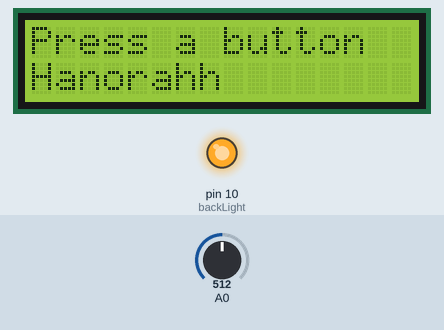
Bench run of a sketch on a simulated Arduino Uno, built with avr-gcc and run on an emulated ATmega328P. Shown: 16×2 character LCD, output pins drawn as LEDs (lit = HIGH). Inputs (shaded band) come from the test bench; at power-on: A0 = 512. Random numbers use the default seed unless the sketch sets one.

Above: at 1.2 s.
1.3 s: A0 set to 538
4.2 s: A0 set to 562
At 4.56 s:
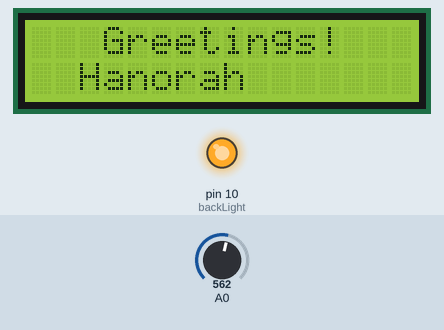
6.8 s: A0 set to 774
9.8 s: A0 set to 806
At 10.06 s:
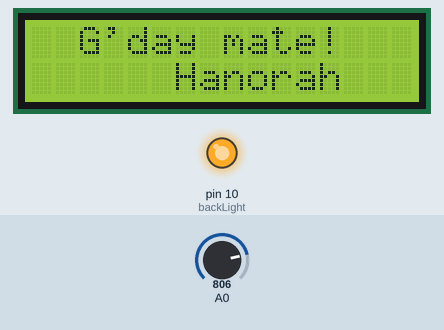
11.4 s: A0 set to 716
At 12.17 s:
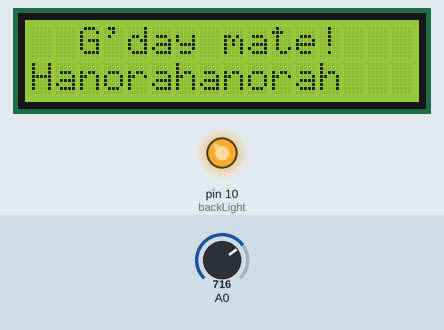
14.4 s: A0 set to 370
At 14.73 s:
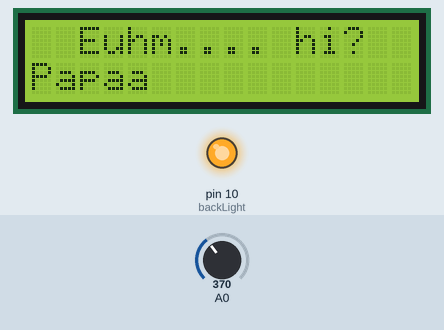
Timing chart, 0 to 17.4 s (numbered marks = the images above; inputs shaded):
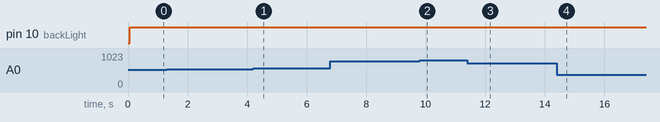

Measured:
- the behaviour switches between 554 and 555 on A0 (found by bisection; images 0 and 1)
- the behaviour switches between 789 and 790 on A0 (found by bisection; images 1 and 2)
- what the display in image 4 shows lasts 0.4 s, from 14.5 s to 14.9 s

The sketch:

lcd___greetings.ino
```cpp
//Sample using LiquidCrystal library
#include <LiquidCrystal.h>

// select the pins used on the LCD panel
LiquidCrystal lcd(8, 9, 4, 5, 6, 7);

// define some values used by the panel and buttons
int backLight   = 10;    // LCD Panel Backlight LED connected to digital pin 10
int lightLevel  = 255;   // Initialise light full on
int lcd_key     = 0;
int adc_key_in  = 0;
#define btnRIGHT  0
#define btnUP     1
#define btnDOWN   2
#define btnLEFT   3
#define btnSELECT 4
#define btnNONE   5


#define nameD 0
#define nameH 1
#define nameP 2
#define nameM 3

int step = 0;
int nameoffset = 0;
int namedirection = 1;

char *clearline = "                ";
char *name = clearline;
char *names[4] = {
  "Dirk",
  "Hanorah",
  "Papa",
  "Mama",
};
char *greeting = clearline;
char *greetings[] = {
  "Greetings!",
  "G'day mate!",
  "Yo yo!",
  "Hello!",
  "Euhm.... hi?",
};


// read the buttons
int read_LCD_buttons()
{
 adc_key_in = analogRead(0);      // read the value from the sensor
 // my [Mark Bramwell's] buttons when read are centered at these valies: 0, 144, 329, 504, 741
 // we add approx 50 to those values and check to see if we are close
 if (adc_key_in > 1000) return btnNONE; // We make this the 1st option for speed reasons since it will be the most likely result
 if (adc_key_in < 50)   return btnRIGHT;
 if (adc_key_in < 195)  return btnUP;
 if (adc_key_in < 380)  return btnDOWN;
 if (adc_key_in < 555)  return btnLEFT;
 if (adc_key_in < 790)  return btnSELECT;
 return btnNONE;  // when all others fail, return this...
}

void setup()
{
 lcd.begin(16, 2);              // start the LCD library
 lcd.setCursor(0,0);            // move cursor to beginning of line "0"
 lcd.print("Press a button"); // print a simple message

 Serial.begin(9600);
 randomSeed(analogRead(0));
}

void setgreeting()
{
  lcd.setCursor(0, 0);
  lcd.print(clearline);

  greeting = greetings[random(sizeof(greetings) / sizeof(char *))];
  lcd.setCursor((strlen(clearline) - strlen(greeting)) / 2, 0);
  lcd.print(greeting);
}

void buttons()
{
 lcd_key = read_LCD_buttons();  // read the buttons

 if (lcd_key == btnNONE)
   return;

 switch (lcd_key)               // depending on which button was pushed, we perform an action
 {
   case btnRIGHT:
     name = names[nameD];
     nameoffset = 0;
     break;
   case btnLEFT:
     name = names[nameH];
     nameoffset = 0;
     break;
   case btnUP:
     name = names[nameM];
     nameoffset = 0;
     break;
   case btnDOWN:
     name = names[nameP];
     nameoffset = 0;
     break;
   case btnSELECT:
     setgreeting();
     break;
 }
 lcd.setCursor(0, 1);
 lcd.print(name);

}

int processScroller()
{
  if (step % 4 != 0)
    return true;

  if (nameoffset + strlen(name) > strlen(clearline) - 1)
    namedirection = -1;
  if (nameoffset == 0)
    namedirection = 1;

  nameoffset += namedirection;

  lcd.setCursor(0, 1);
  lcd.print(clearline);
  lcd.setCursor(nameoffset, 1);
  lcd.print(name);

 return true;
}

void loop()
{
 analogWrite(backLight, lightLevel);
 buttons();
 delay(25);
 step++;

 processScroller();
}
```
